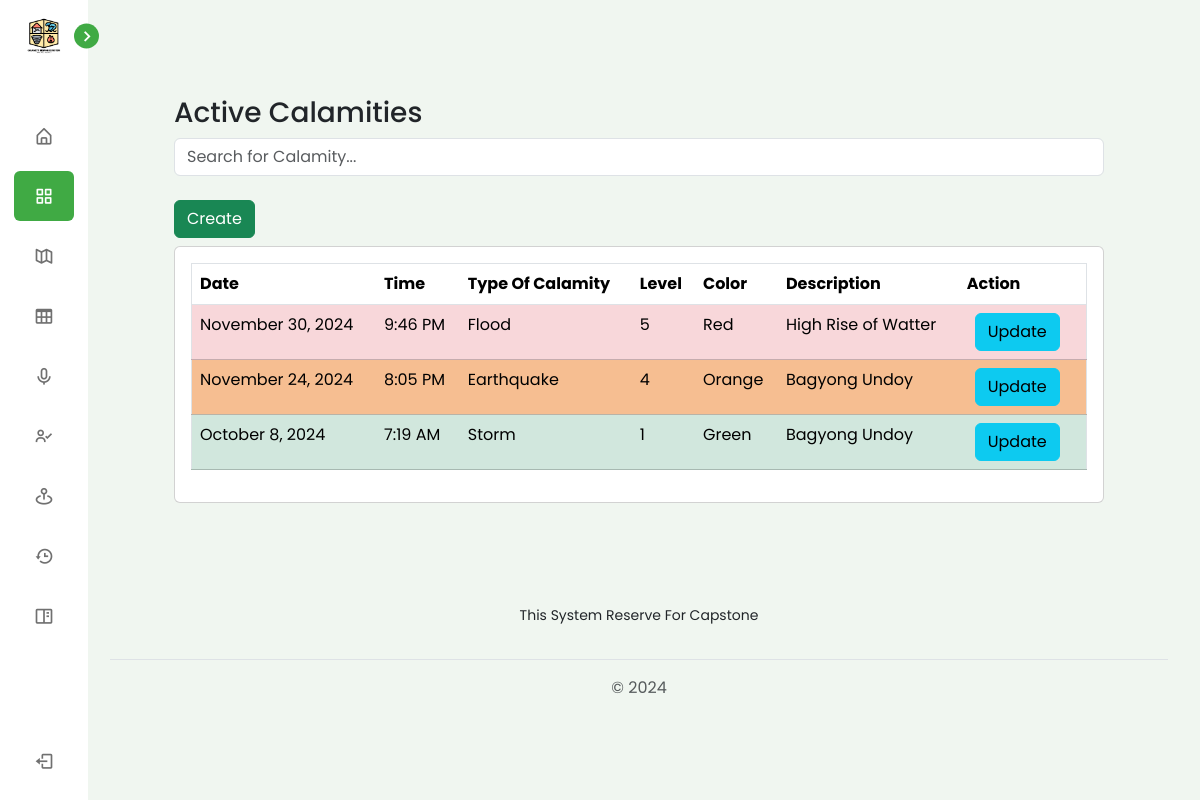
/view/pages/admin/calamity.php (signed in), run on an earlier commit of the app's database.
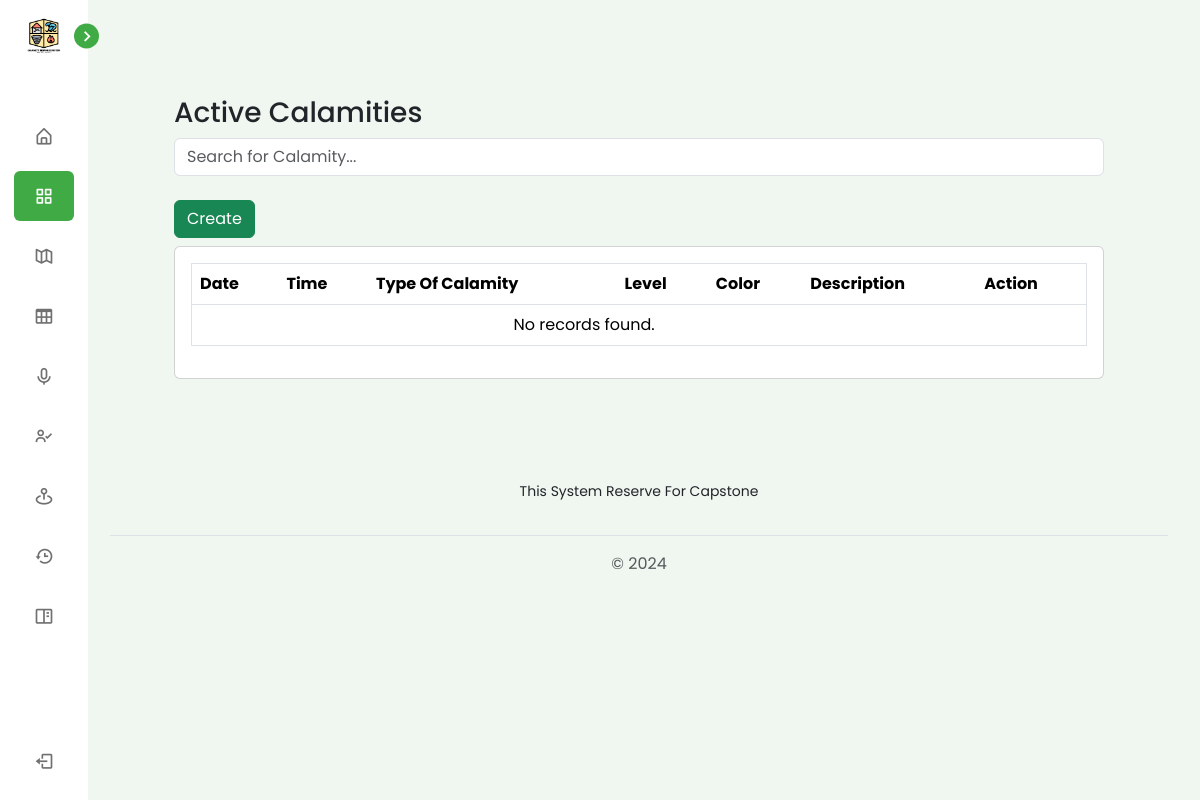
And on a later commit of the database.
### tables this page shows
CREATE TABLE `tbl_calamity` (
  `id` int(11) NOT NULL,
  `calamity_id` varchar(255) NOT NULL,
  `calamity_type_id` varchar(255) NOT NULL,
  `calamity_status_id` varchar(255) NOT NULL,
  `calamity_description` varchar(255) NOT NULL,
  `calamity_active` tinyint(1) NOT NULL,
  `calamity_date` date NOT NULL,
  `calamity_time` time NOT NULL,
  `calamity_end_datetime` datetime NOT NULL DEFAULT current_timestamp()
);

CREATE TABLE `tbl_type_of_calamity` (
  `id` int(11) NOT NULL,
  `type_calamity_id` varchar(255) NOT NULL,
  `type_calamity_type` varchar(255) NOT NULL,
  `type_calamity_description` varchar(255) NOT NULL
);

CREATE TABLE `tbl_calamity_status` (
  `id` int(11) NOT NULL,
  `status_id` varchar(255) NOT NULL,
  `status_level` varchar(255) NOT NULL,
  `status_color` varchar(255) NOT NULL,
  `status_description` varchar(255) NOT NULL
);

### connection/connection.php (called while the page is built, shortened)
<?php
class config {
    public function __construct(){
        $dsn = "mysql:host=".H.";dbname=".DB;
        $username = U;
        $password = P;
        try {
            $this->pdo = new PDO($dsn, $username, $password);
        } catch (PDOException $e) {
            die("Connection failed: " . $e->getMessage());
        }
    }
}
?>

### controller/CalamityController.php (called while the page is built, shortened)
<?php
require_once('../../../services/CalamityServices.php');
$calamityService = new CalamityServices();
?>

### services/CalamityServices.php (called while the page is built, shortened)
<?php
require_once("../../../connection/connection.php");
class CalamityServices extends config {
    public function getActiveCalamity() {
        try {
            $query = "SELECT
                            c.id,
                            c.calamity_active,
                            c.calamity_date,
                            c.calamity_time,
                            c.calamity_description,
                            cs.status_id,
                            cs.status_level,
                            cs.status_color,
                            cs.status_description,
                            tc.type_calamity_id,
                            tc.type_calamity_type,
                            tc.type_calamity_description
                        FROM
                            tbl_calamity c
                        JOIN
                            tbl_calamity_status cs
                            ON c.calamity_status_id = cs.status_id
                        JOIN
                            tbl_type_of_calamity tc
                            ON c.calamity_type_id = tc.type_calamity_id
                        WHERE
                            c.calamity_active = 1
                        ORDER BY
                            c.calamity_date DESC
                        ";
            $stmt = $this->pdo->prepare($query);
            $stmt->execute();
            $calamities =  $stmt->fetchAll(PDO::FETCH_ASSOC);
            return  $calamities;
        } catch (PDOException $e) {
            echo "Error: " . $e->getMessage();
        }
    }
}
?>

### view/pages/admin/calamity.php (the view, shortened to what the changed rows need)
<?php
require_once('../../../controller/CalamityController.php');
$activeCalamities = $calamityService->getActiveCalamity();
?>
<?php require_once('../../components/header.php')?>
<div class="p-0 p-md-5">
    <div class="p-4">
        <div class="table-responsive card p-3">
            <table border="1" class="table p-3" id="pestData">
                <thead>
                    <tr>
                        <th>Date</th>
                        <th>Time</th>
                        <th>Type Of Calamity</th>
                        <th>Level</th>
                        <th>Color</th>
                        <th>Description</th>
                        <th>Action</th>
                    </tr>
                </thead>
                <tbody>
                    <?php if (!empty($activeCalamities)): ?>
                        <?php foreach ($activeCalamities  as $calamity): ?>
                            <tr class="
                            <?php
                                if($calamity['status_color'] == 'Green') {
                                    echo "table-success";
                                }else if($calamity['status_color'] == 'YellowGreen') {
                                    echo "table-yellowgreen";
                                }else if($calamity['status_color'] == 'Yellow') {
                                    echo "table-warning";
                                }else if($calamity['status_color'] == 'Orange') {
                                    echo "table-orange";
                                }else if($calamity['status_color'] == 'Red') {
                                    echo "table-danger";
                                }
                            ?>
                           ">
                                <td><?php
                                    $date = new DateTime($calamity['calamity_date']);
                                    echo $date->format('F j, Y');
                                ?></td>
                                <td><?php
                                    $time = new DateTime($calamity['calamity_time']);
                                    echo $time->format('g:i A');
                                ?></td>
                                <td><?php echo htmlspecialchars($calamity['type_calamity_type']); ?></td>
                                <td><?php echo htmlspecialchars($calamity['status_level']); ?></td>
                                <td><?php echo htmlspecialchars($calamity['status_color']); ?></td>
                                <td><?php echo htmlspecialchars($calamity['calamity_description']); ?></td>
                                <td>
                                    <button type="button" class="btn btn-info mx-0 mx-md-2 my-1 my-md-0"
                                            data-bs-toggle="modal"
                                            data-bs-target="#calamityModal"
                                            data-bs-id="<?php echo htmlspecialchars($calamity['id']); ?>"
                                            data-bs-calamity_date="<?php echo htmlspecialchars($calamity['calamity_date']); ?>"
                                            data-bs-calamity_description="<?php echo htmlspecialchars($calamity['calamity_description']); ?>"
                                            data-bs-calamity_time="<?php echo htmlspecialchars($calamity['calamity_time']); ?>"
                                            data-bs-type_calamity_type="<?php echo htmlspecialchars($calamity['type_calamity_id']); ?>"
                                            data-bs-status_level="<?php echo htmlspecialchars($calamity['status_id']); ?>"
                                            data-bs-calamity_active="<?php echo htmlspecialchars($calamity['calamity_active']); ?>"
                                            data-bs-action="update">
                                        Update
                                    </button>
                                </td>
                            </tr>
                        <?php endforeach; ?>
                    <?php else: ?>
                        <tr>
                            <td colspan="6" class="text-center">No records found.</td>
                        </tr>
                    <?php endif; ?>
                </tbody>
            </table>
        </div>
    </div>
</div>
<?php require_once('../../components/footer.php')?>

What changed in the data, as far as the page shows it:
no longer on this page (row edited): tbl_calamity: calamity_date "November 30, 2024", calamity_time "9:46 PM", tbl_type_of_calamity.type_calamity_type "Flood", tbl_calamity_status.status_level "5", tbl_calamity_status.status_color "Red", calamity_description "High Rise of Watter"
no longer on this page (row edited): tbl_calamity: calamity_date "November 24, 2024", calamity_time "8:05 PM", tbl_type_of_calamity.type_calamity_type "Earthquake", tbl_calamity_status.status_level "4", tbl_calamity_status.status_color "Orange", calamity_description "Bagyong Undoy"
no longer on this page (row edited): tbl_calamity: calamity_date "October 8, 2024", calamity_time "7:19 AM", tbl_type_of_calamity.type_calamity_type "Storm", tbl_calamity_status.status_level "1", tbl_calamity_status.status_color "Green", calamity_description "Bagyong Undoy"
Also different on the page:
text now shown: "No records found."
